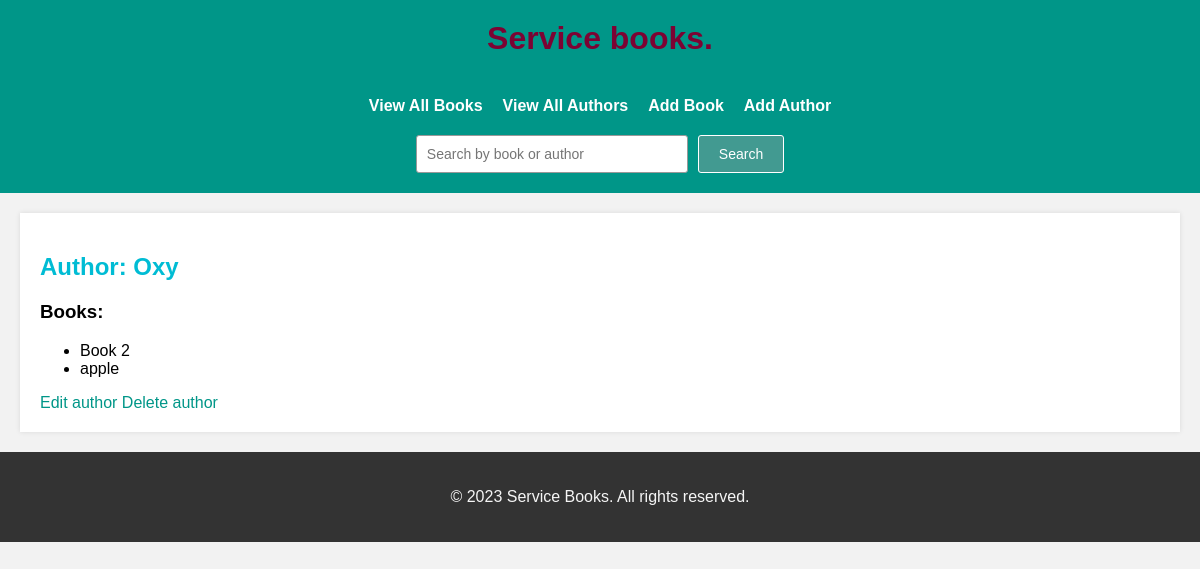
Page /author/7/ on the committed database.
### book_app/models.py (models this page shows, shortened)
class Author(models.Model):
    name = models.CharField(max_length=100)

class Book(models.Model):
    title = models.CharField(max_length=100)
    authors = models.ManyToManyField(Author)

### book_app/views.py (the view)
# urls.py: path('author/<int:author_id>/', author_detail, name='author_detail'),
def author_detail(request, author_id):
    author = get_object_or_404(Author, id=author_id)
    books = author.book_set.all()
    context = {
        'author': author,
        'books': books
    }
    return render(request, 'author_detail.html', context)

### book_app/templates/author_detail.html (shortened to what this page needs)
{% extends 'base.html' %}
{% load static %}
{% block content %}
<h2>Author: {{ author.name }}</h2>
<h3>Books:</h3>
<ul>
    {% for book in books %}
    <li>{{ book.title }}</li>
    {% endfor %}
</ul>
<a class="btn_edit" href="{% url 'edit_author' author_id=author.id %}">Edit author</a>
<a  class="btn_delete" href="{% url 'delete_author' author_id=author.id %}">Delete author</a>
{% endblock %}

### static/css/style.css (style rules this page uses)
body { font-family: Arial, sans-serif; background-color: #f2f2f2; margin: 0; padding: 0; }
h2 { color: #00BCD4; }
a { color: #009688; text-decoration: none; }

### rows in the picture
Author: name "Oxy"
Book: title "Book 2"
Book: title "apple"
